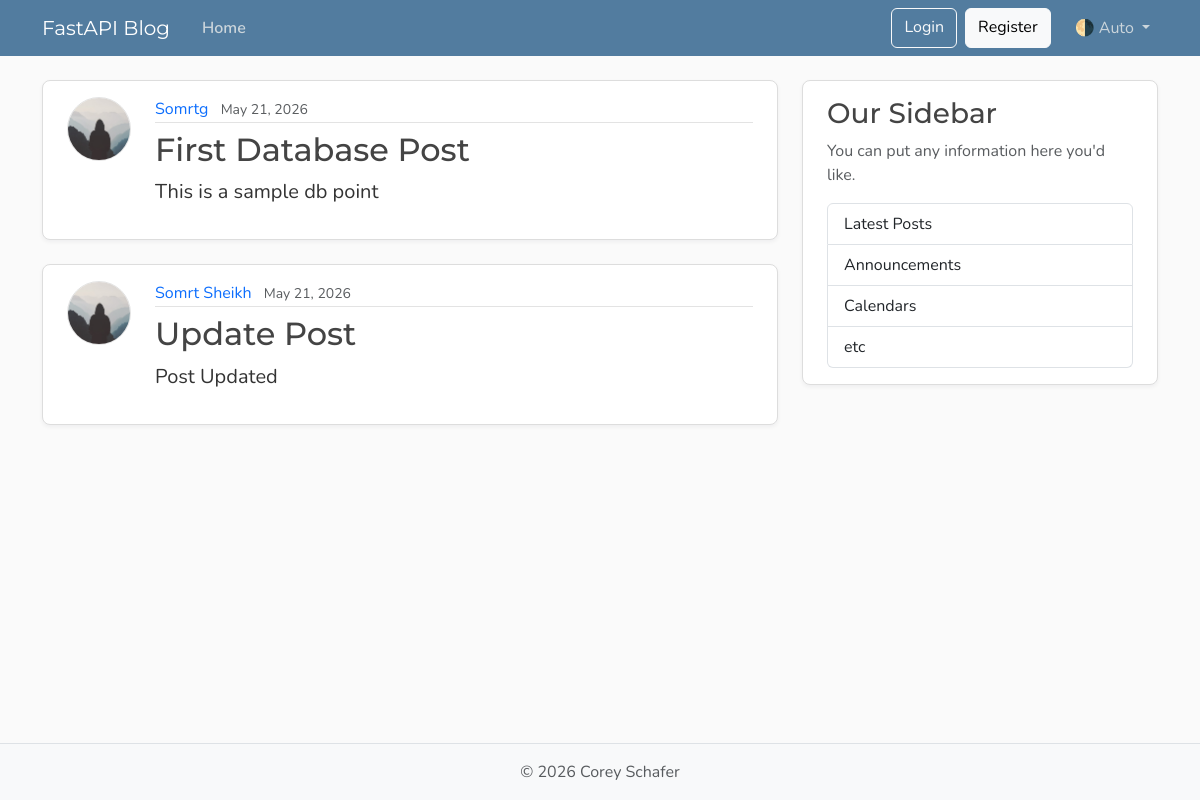
The page /posts on the database its author committed.
### models.py (models this page shows, shortened)
class Post(Base):
    __tablename__ = "posts"
    id: Mapped[int] = mapped_column(Integer, primary_key=True, index=True)
    title: Mapped[str] = mapped_column(String(100), nullable=False)
    content: Mapped[str] = mapped_column(Text, nullable=False)
    user_id: Mapped[int] = mapped_column(
        ForeignKey("users.id"),
        nullable=False,
        index=True
    )
    date_posted: Mapped[datetime] = mapped_column(
        DateTime(timezone=True),
        nullable=False,
        default=lambda: datetime.now(UTC)
    )
    author: Mapped[User] = relationship(back_populates="posts")

class User(Base):
    __tablename__ = "users"
    id: Mapped[int] = mapped_column(Integer, primary_key=True, index=True)
    username: Mapped[str] = mapped_column(String(50), unique=True, nullable=False)
    email: Mapped[str] = mapped_column(String(50), unique=True, nullable=False)
    img_file : Mapped[str | None] = mapped_column(
        String(200),
        nullable=True,
        default=None
    )
    posts: Mapped[list[Post]] = relationship(back_populates="author")

### main.py (the view)
@app.get("/", include_in_schema=False, name="home")
@app.get("/posts", include_in_schema=False, name="posts")
def home(request: Request, db: Annotated[Session, Depends(get_db)]):
    result = db.execute(select(models.Post))
    posts = result.scalars().all()
    return templates.TemplateResponse(
        request,
        "home.html",
        {"posts": posts, "title": "Home"},
    )

### templates/home.html
{% extends "layout.html" %}
{% block content %}
  {% for post in posts %}
    <article class="content-section py-3 px-4 mb-4">
      <div class="d-flex align-items-start gap-4">
        <img class="rounded-circle article-img flex-shrink-0"
             src="{{ post.author.image_path }}"
             alt="{{ post.author.username }}'s profile picture"
             width="64"
             height="64"
             loading="lazy">
        <div class="flex-grow-1">
          <div class="article-metadata mb-2">
            <a class="me-2"
               href="{{ url_for("user_posts", user_id=post.author.id) }}">{{ post.author.username }}</a>
            <small class="text-body-secondary">{{ post.date_posted.strftime("%B %d, %Y") }}</small>
          </div>
          <h2>
            <a class="article-title"
               href="{{ url_for("post_page", post_id=post.id) }}">{{ post.title }}</a>
          </h2>
          <p class="article-content">{{ post.content }}</p>
        </div>
      </div>
    </article>
  {% endfor %}
{% endblock content %}

### static/css/main.css (style rules this page uses)
:root { --font-heading: "Montserrat", system-ui, -apple-system, BlinkMacSystemFont, sans-serif; --font-body: "Nunito", system-ui, -apple-system, BlinkMacSystemFont, sans-serif; --color-bg-body: #fafafa; --color-bg-content: #ffffff; --color-text-primary: #333333; --color-text-heading: #444444; --color-steel: #527c9f; --color-nav-link: #cbd5db; --color-nav-link-hover: #ffffff; --color-link-hover: #428bca; --color-border: #dddddd; --color-border-light: #e3e3e3; --spacing-xl: 5rem; --article-img-size: 4rem; --account-img-size: 7.813rem; }
body { font-family: var(--font-body); background: var(--color-bg-body); color: var(--color-text-primary); }
h1, h2, h3, h4, h5, h6 { font-family: var(--font-heading); color: var(--color-text-heading); }
a { text-decoration: none; }
.content-section { background: var(--color-bg-content); border: 1px solid var(--color-border); border-radius: 0.5rem; box-shadow: 0 2px 4px rgba(15, 23, 42, 0.05); transition: box-shadow 0.15s ease, transform 0.15s ease, border-color 0.15s ease; }
.article-title { color: var(--color-text-heading); transition: color 0.2s ease-in-out; }
.article-content { white-space: pre-line; font-size: 1.25rem; }
.article-img { height: var(--article-img-size); width: var(--article-img-size); flex-shrink: 0; object-fit: cover; border: 1px solid var(--color-border-light); box-shadow: 0 0 0 2px var(--color-bg-content); }
.article-metadata { padding-bottom: 0.063rem; border-bottom: 1px solid var(--color-border-light); }
.article-metadata a { transition: color 0.2s ease-in-out; }

### rows shown on the page
Post: author.username "Somrtg", date_posted "May 21, 2026", title "First Database Post", content "This is a sample db point"
Post: author.username "Somrt Sheikh", date_posted "May 21, 2026", title "Update Post", content "Post Updated"
